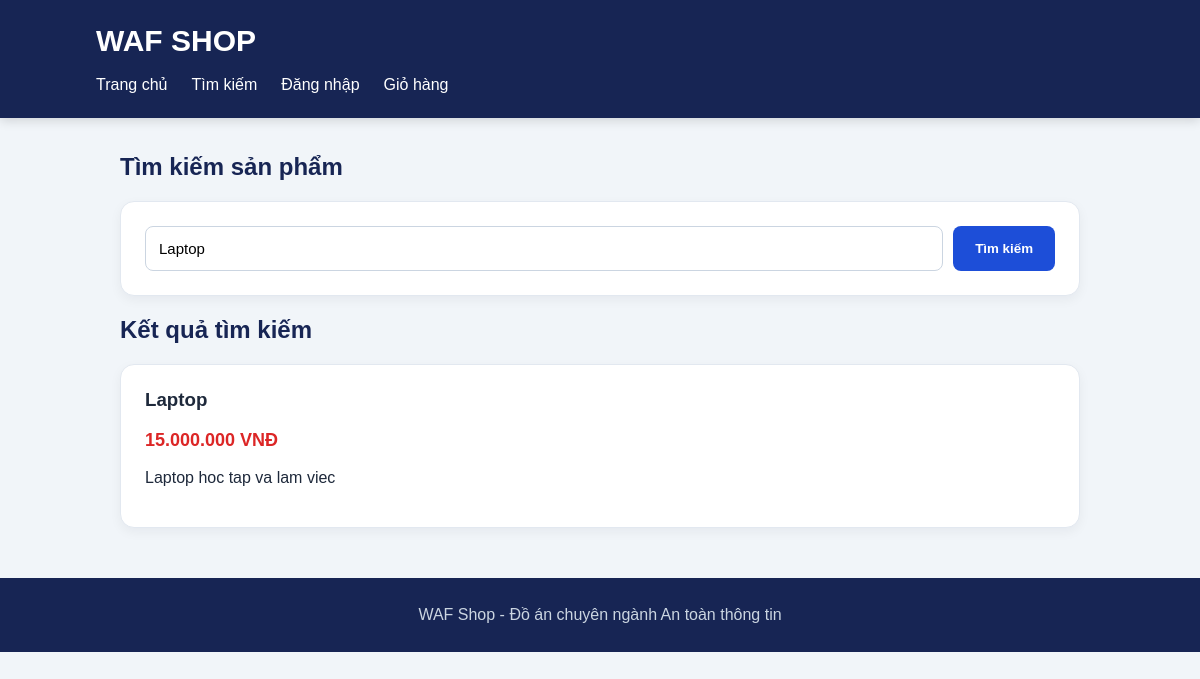
The app's page /search.php?keyword=Laptop with its own data.
### tables this page shows
CREATE TABLE `products` (
  `id` int(11) NOT NULL,
  `name` varchar(100) NOT NULL,
  `price` decimal(12,2) NOT NULL,
  `description` text DEFAULT NULL
);

### search.php (the view, shortened to what this page needs)
<?php
$conn = new mysqli("localhost", "root", "", "waf_shop");
$conn->set_charset("utf8mb4");
$keyword = trim($_GET["keyword"] ?? "");
$products = [];
if ($keyword !== "") {
    $stmt = $conn->prepare(
        "SELECT * FROM products WHERE name LIKE ?"
    );
    $search = "%" . $keyword . "%";
    $stmt->bind_param("s", $search);
    $stmt->execute();
    $result = $stmt->get_result();
    while ($row = $result->fetch_assoc()) {
        $products[] = $row;
    }
}
?>
<!DOCTYPE html>
<html lang="vi">
<head>
</head>
<body>
<header>
    <h1>WAF SHOP</h1>
    <nav>
        <a href="index.php">Trang chủ</a>
        <a href="search.php">Tìm kiếm</a>
        <a href="login.php">Đăng nhập</a>
        <a href="cart.php">Giỏ hàng</a>
    </nav>
</header>
<main>
    <h2>Tìm kiếm sản phẩm</h2>
    <section class="search-box">
        <form method="GET" action="search.php">
            <input type="text" name="keyword"
                placeholder="Nhập tên sản phẩm..."
                value="<?= htmlspecialchars($keyword, ENT_QUOTES, 'UTF-8') ?>">
            <button type="submit">Tìm kiếm</button>
        </form>
    </section>
    <?php if ($keyword !== ""): ?>
        <h2>Kết quả tìm kiếm</h2>
        <?php if ($products): ?>
            <?php foreach ($products as $product): ?>
                <div class="product">
                    <h3><?= htmlspecialchars($product["name"], ENT_QUOTES, 'UTF-8') ?></h3>
                    <p class="price"><?= number_format((float)$product["price"], 0, ",", ".") ?> VNĐ</p>
                    <p><?= htmlspecialchars($product["description"] ?? "", ENT_QUOTES, 'UTF-8') ?></p>
                </div>
            <?php endforeach; ?>
        <?php else: ?>
            <p>Không tìm thấy sản phẩm phù hợp.</p>
        <?php endif; ?>
    <?php endif; ?>
</main>
<footer>WAF Shop - Đồ án chuyên ngành An toàn thông tin</footer>
</body>
</html>

### search.php (style rules this page uses)
* { box-sizing:border-box }
body { margin:0;font-family:Arial,sans-serif;background:#f1f5f9;color:#1e293b }
header { background:#172554;color:white;padding:24px 8%;box-shadow:0 3px 10px #0002 }
header h1 { margin:0;font-size:30px }
nav { margin-top:18px;display:flex;flex-wrap:wrap;gap:24px }
nav a { color:white;text-decoration:none }
main { max-width:1000px;margin:35px auto;padding:0 20px }
h2 { color:#172554 }
.search-box,.product { background:white;padding:24px;border-radius:14px;margin-bottom:20px;border:1px solid #e2e8f0;box-shadow:0 4px 12px #0f172a0d }
.search-box form { display:flex;gap:10px;flex-wrap:wrap }
input { flex:1;min-width:180px;padding:13px;border:1px solid #cbd5e1;border-radius:8px;font-size:15px }
button { padding:13px 22px;background:#1d4ed8;color:white;border:0;border-radius:8px;cursor:pointer;font-weight:bold }
.product h3 { margin-top:0 }
.price { color:#dc2626;font-weight:bold;font-size:18px }
footer { margin-top:50px;text-align:center;padding:28px;background:#172554;color:#cbd5e1 }

### records on screen
products: name "Laptop", price "15.000.000", description "Laptop hoc tap va lam viec"
